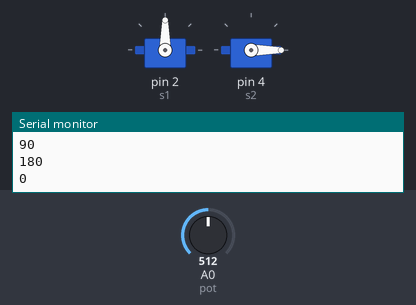
Simulated run of this sketch. Board: Arduino Uno, built with avr-gcc and run on an emulated ATmega328P. Shown: 2 × servo, the last lines printed to the serial monitor. The test bench sets the inputs (shaded band); at power-on: A0 (pot) = 512.

Above: at 6.9 s.
7.0 s: A0 (pot) set to 716
At 13.6 s:
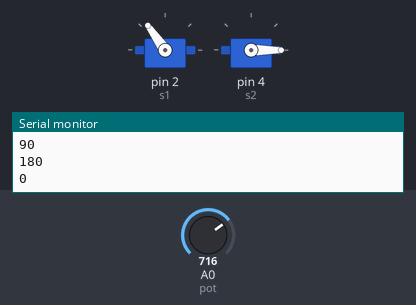
19.0 s: A0 (pot) set to 900
At 25.4 s:
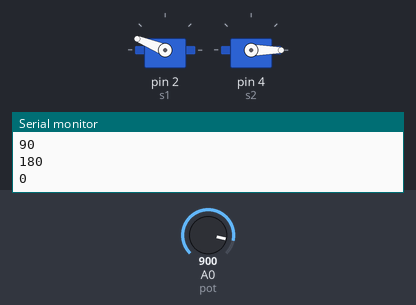
31.0 s: A0 (pot) set to 1023
At 37.1 s:
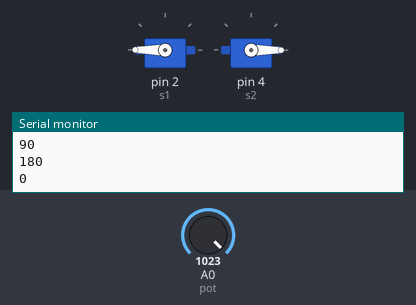
43.0 s: A0 (pot) set to 306
At 50.1 s:
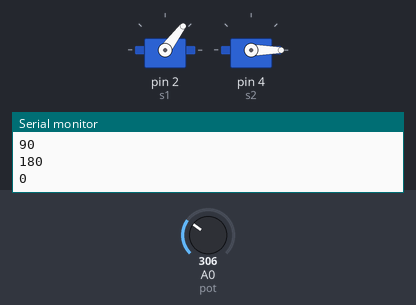
55.0 s: A0 (pot) set to 122
At 61.8 s:
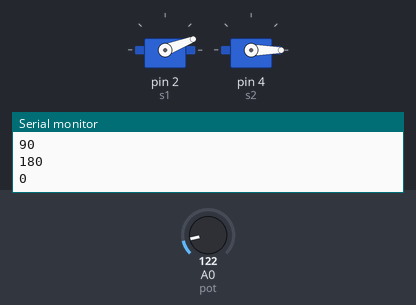
Timing chart, 0 to 67.5 s (numbered marks = the images above; inputs shaded):
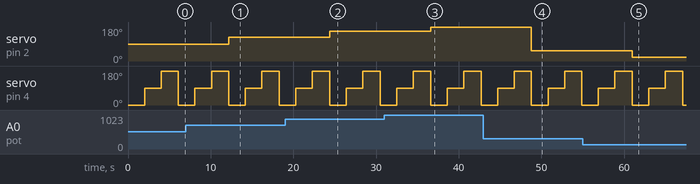

Measured:
- after the input at 7.0 s, servo on pin 2 (s1): 90° → 125° after 5.2 s
- after the input at 19.0 s, servo on pin 2 (s1): 125° → 158° after 5.4 s
- after the input at 31.0 s, servo on pin 2 (s1): 158° → 180° after 5.6 s
- after the input at 43.0 s, servo on pin 2 (s1): 180° → 53° after 5.8 s
- after the input at 55.0 s, servo on pin 2 (s1): 53° → 21° after 6.0 s

The sketch:

Servo_motor_controlado_com_potenciometro.ino
```cpp
#include <Servo.h>

#define pot A0

Servo s1;
Servo s2;

int angS1;
int angS2;

int a;

void setup() {
  s1.attach(2);
  s2.attach(4);
  angS1 = 0;
  angS2 = 0;
  s1.write(angS1);
  pinMode(pot, INPUT);
  Serial.begin(9600);
}

void AngS2(){
  angS2= 0;
  s2.write(angS2);
 a = s2.read();
  Serial.println(a);
  delay(2000);
  angS2 = 90;
  s2.write(angS2);
  a = s2.read();
  Serial.println(a);
  delay(2000);
  angS2 = 180;
  s2.write(angS2);
  a = s2.read();
  Serial.println(a);
  delay(2000);

}

void loop() {
  angS1 = map(analogRead(pot), 0, 1023, 0, 180);
  s1.write(angS1);
  AngS2();
  delay(100);

}
```
